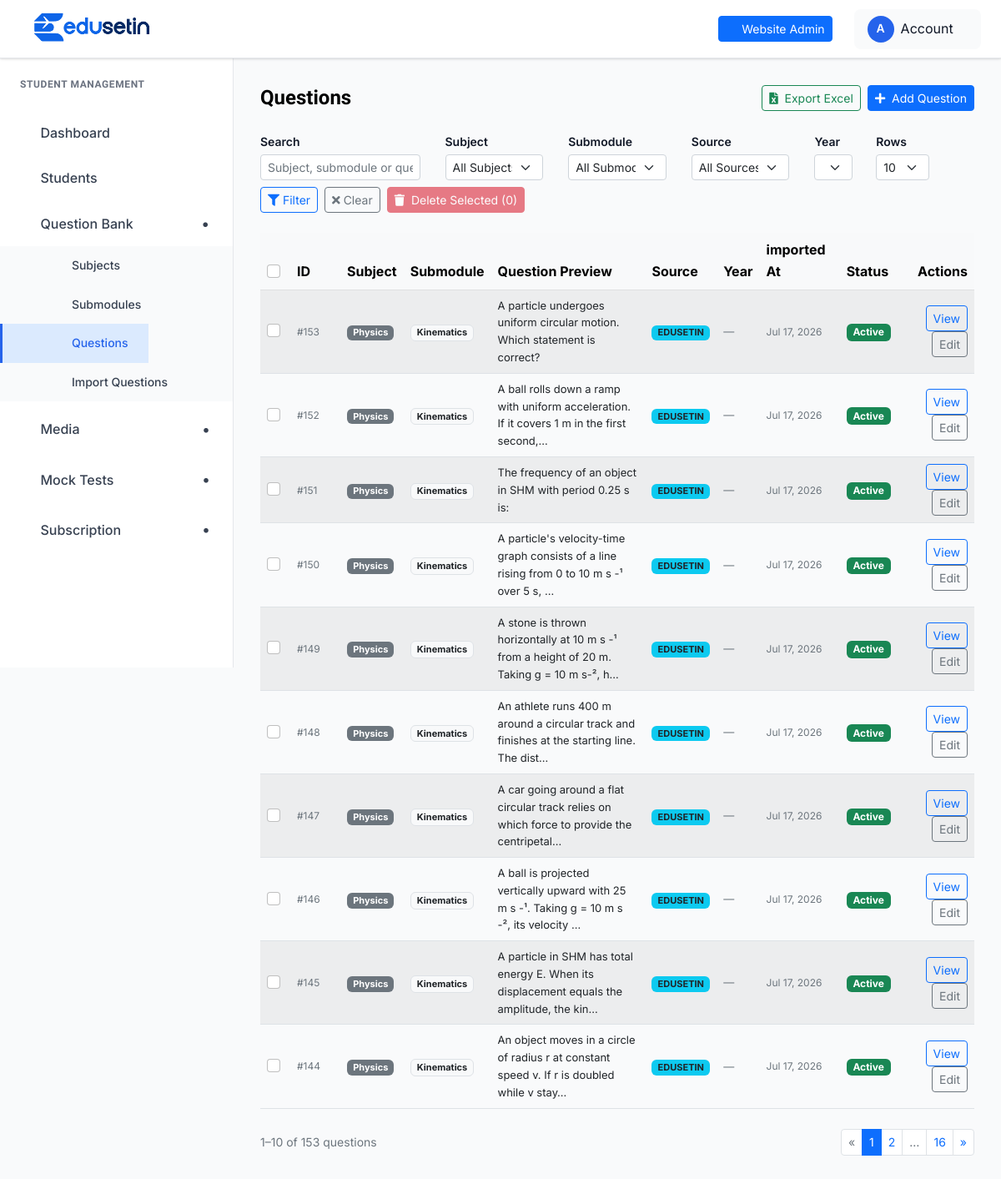
Screenshot of /student-management/questions/ (signed in) with the database file from the repository.
### student_management/models.py (models this page shows, shortened)
class Question(models.Model):
    ANSWER_CHOICES = [
        ('A', 'A'),
        ('B', 'B'),
        ('C', 'C'),
        ('D', 'D'),
        ('E', 'E'),
    ]
    SOURCE_CHOICES = [
        ('PYQ', 'PYQ'),
        ('EDUSETIN', 'EDUSETIN'),
        ('OTHER', 'OTHER'),
    ]
    subject = models.ForeignKey(Subject, on_delete=models.CASCADE, related_name='questions')
    submodule = models.ForeignKey(
        SubModule,
        on_delete=models.SET_NULL,
        related_name='questions',
        blank=True,
        null=True,
    )
    question_text = models.TextField()
    option_a = models.TextField()
    option_b = models.TextField()
    option_c = models.TextField()
    option_d = models.TextField()
    option_e = models.TextField(blank=True, null=True)
    correct_answer = models.CharField(max_length=1, choices=ANSWER_CHOICES)
    explanation = models.TextField(blank=True, null=True)
    source = models.CharField(max_length=20, choices=SOURCE_CHOICES, blank=True, null=True)
    year = models.PositiveIntegerField(blank=True, null=True)
    is_active = models.BooleanField(default=True)
    created_at = models.DateTimeField(auto_now_add=True)
    requires_question_image = models.BooleanField(default=False)
    requires_option_a_image = models.BooleanField(default=False)
    requires_option_b_image = models.BooleanField(default=False)
    requires_option_c_image = models.BooleanField(default=False)
    requires_option_d_image = models.BooleanField(default=False)
    requires_option_e_image = models.BooleanField(default=False)
    media_uploaded = models.BooleanField(default=False)
    class Meta:
        ordering = ['-created_at']

class Subject(models.Model):
    name = models.CharField(max_length=200, unique=True)
    description = models.TextField(blank=True, null=True)
    image = models.ImageField(upload_to='subjects/', blank=True, null=True)
    is_active = models.BooleanField(default=True)
    created_at = models.DateTimeField(auto_now_add=True)
    class Meta:
        ordering = ['-created_at']

class SubModule(models.Model):
    subject = models.ForeignKey(Subject, on_delete=models.CASCADE, related_name='submodules')
    name = models.CharField(max_length=200)
    slug = models.SlugField(max_length=220, unique=True, blank=True)
    description = models.TextField(blank=True, null=True)
    image = models.ImageField(upload_to='submodules/', blank=True, null=True)
    order = models.PositiveIntegerField(default=0)
    is_active = models.BooleanField(default=True)
    created_at = models.DateTimeField(auto_now_add=True)
    class Meta:
        ordering = ['subject__name', 'order', 'name']
        unique_together = ('subject', 'name')
        verbose_name = "Submodule"
        verbose_name_plural = "Submodules"

### student_management/views.py (the view)
# urls.py: path('questions/', views.question_list, name='question_list'),
@admin_login_required
def question_list(request):
    questions = Question.objects.select_related('subject', 'submodule').order_by('-created_at')
    subjects = Subject.objects.filter(is_active=True).order_by('name')
    submodules = SubModule.objects.filter(is_active=True).select_related('subject').order_by('subject__name', 'order', 'name')
    sources = Question.SOURCE_CHOICES
    years = Question.objects.exclude(year__isnull=True).values_list('year', flat=True).distinct().order_by('-year')
    subject_id = request.GET.get('subject')
    submodule_id = request.GET.get('submodule')
    source = request.GET.get('source')
    year = request.GET.get('year')
    if subject_id:
        questions = questions.filter(subject_id=subject_id)
    if submodule_id:
        questions = questions.filter(submodule_id=submodule_id)
    if source:
        questions = questions.filter(source=source)
    if year:
        questions = questions.filter(year=year)
    context = {
        'questions': questions,
        'subjects': subjects,
        'submodules':submodules,
        'sources': sources,
        'years': years,
        'selected_subject': subject_id,
        'selected_submodule': submodule_id,
        'selected_source': source,
        'selected_year': year,
    }
    return render(request, 'student_management/question_list.html', context)

### templates/student_management/question_list.html (shortened to what this page needs)
{% extends "student_management/base.html" %}
{% block content %}
<div class="dashboard__form__wraper">
    <div class="d-flex flex-wrap justify-content-between align-items-center gap-2 mb-4">
        <h4 class="mb-0">Questions</h4>
        <div class="d-flex gap-2 flex-wrap">
            <a id="exportBtn" href="{% url 'student_management:question_export_excel' %}"
               class="btn btn-sm btn-outline-success">
                <i class="fas fa-file-excel me-1"></i> Export Excel
            </a>
            <a href="{% url 'student_management:question_create' %}"
               class="btn btn-sm btn-primary">
                <i class="fas fa-plus me-1"></i> Add Question
            </a>
        </div>
    </div>
    <div class="row g-2 align-items-end mb-3">
        <div class="col-12 col-md-4 col-lg-3">
            <label class="form-label small fw-semibold mb-1">Search</label>
            <input type="text" id="questionSearchInput"
                   class="form-control form-control-sm"
                   placeholder="Subject, submodule or question…">
        </div>
        <div class="col-12 col-md-3 col-lg-2">
            <label class="form-label small fw-semibold mb-1">Subject</label>
            <select id="subjectFilterSelect" class="form-select form-select-sm">
                <option value="">All Subjects</option>
            </select>
        </div>
        <div class="col-12 col-md-3 col-lg-2">
            <label class="form-label small fw-semibold mb-1">Submodule</label>
            <select id="submoduleFilterSelect" class="form-select form-select-sm">
                <option value="">All Submodules</option>
            </select>
        </div>
        <div class="col-12 col-md-2 col-lg-2">
            <label class="form-label small fw-semibold mb-1">Source</label>
            <select id="sourceFilterSelect" class="form-select form-select-sm">
                <option value="">All Sources</option>
            </select>
        </div>
        <div class="col-6 col-md-1 col-lg-1">
            <label class="form-label small fw-semibold mb-1">Year</label>
            <select id="yearFilterSelect" class="form-select form-select-sm">
                <option value="">All</option>
            </select>
        </div>
        <div class="col-auto">
            <label class="form-label small fw-semibold mb-1">Rows</label>
            <select id="pageSizeSelect" class="form-select form-select-sm" style="width:auto;">
                <option value="10" selected>10</option>
            </select>
        </div>
        <div class="col-auto d-flex gap-2 align-items-end">
            <button type="button" class="btn btn-outline-primary btn-sm" id="applyFilterBtn">
                <i class="fas fa-filter"></i> Filter
            </button>
            <button type="button" class="btn btn-outline-secondary btn-sm" id="clearFiltersBtn">
                <i class="fas fa-times"></i> Clear
            </button>
             <button type="button" class="btn btn-danger btn-sm ms-auto" id="bulkDeleteBtn" disabled
                    data-bs-toggle="modal" data-bs-target="#bulkDeleteModal">
                <i class="fas fa-trash me-1"></i> Delete Selected (<span id="bulkBtnCount">0</span>)
            </button>
        </div>
    </div>
    <form method="post" action="{% url 'student_management:question_bulk_delete' %}" id="bulkDeleteForm">
        <div class="table-responsive">
            <table class="table table-striped table-hover align-middle" id="questionsTable">
                <thead class="table-light">
                    <tr>
                        <th style="width:36px;">
                            <input type="checkbox" id="selectAllCheckbox" class="form-check-input">
                        </th>
                        <th style="width:60px;">ID</th>
                        <th>Subject</th>
                        <th>Submodule</th>
                        <th>Question Preview</th>
                        <th>Source</th>
                        <th>Year</th>
                        <th>imported At</th>
                        <th>Status</th>
                        <th class="text-end">Actions</th>
                    </tr>
                </thead>
                <tbody id="questionsTableBody">
                    {% for question in questions %}
                    <tr
                        data-subject-id="{{ question.subject.id }}"
                        data-subject="{{ question.subject.name|lower }}"
                        data-submodule-id="{{ question.submodule.id|default:'' }}"
                        data-submodule="{{ question.submodule.name|lower|default:'' }}"
                        data-preview="{{ question.question_text|lower|truncatechars:200 }}"
                        data-source="{{ question.source|default:''|lower }}"
                        data-year="{{ question.year|default:'' }}"
                        data-created="{{ question.created_at|date:'Y-m-d' }}"
                        data-status="{% if question.is_active %}active{% else %}inactive{% endif %}"
                    >
                        <td>
                            <input type="checkbox" class="form-check-input row-check"
                                   name="question_ids" value="{{ question.id }}">
                        </td>
                        <td class="text-muted" style="font-size:12px;">#{{ question.id }}</td>
                        <td>
                            <span class="badge bg-secondary" style="font-size:11px;">{{ question.subject.name }}</span>
                        </td>
                        <td>
                            {% if question.submodule %}
                                <span class="badge bg-light text-dark border" style="font-size:11px;">{{ question.submodule.name }}</span>
                            {% else %}
                                <span class="text-muted">—</span>
                            {% endif %}
                        </td>
                        <td style="max-width:300px; font-size:13px;">{{ question.question_text|truncatechars:90 }}</td>
                        <td>
                            {% if question.source %}
                                <span class="badge bg-info text-dark" style="font-size:11px;">{{ question.source }}</span>
                            {% else %}
                                <span class="text-muted">—</span>
                            {% endif %}
                        </td>
                        <td class="text-muted" style="font-size:13px;">{{ question.year|default:"—" }}</td>
                        <td class="text-muted" style="font-size:12px;">{{ question.created_at|date:"M j, Y" }}</td>
                        <td>
                            {% if question.is_active %}
                                <span class="badge bg-success">Active</span>
                            {% else %}
                                <span class="badge bg-secondary">Inactive</span>
                            {% endif %}
                        </td>
                        <td class="text-end">
                            <a href="{% url 'student_management:question_detail' question.id %}"
                               class="btn btn-sm btn-outline-primary">View</a>
                            <a href="{% url 'student_management:question_edit' question.id %}"
                               class="btn btn-sm btn-outline-secondary">Edit</a>
                        </td>
                    </tr>
                    {% endfor %}
                </tbody>
            </table>
        </div>
    </form>
    <div class="d-flex flex-wrap align-items-center justify-content-between mt-2 gap-2">
        <span class="text-muted small" id="rowCountLabel2"></span>
        <nav id="paginationNav" aria-label="Questions pagination"></nav>
    </div>
</div>
{% endblock %}

### rows the page displays
Question: id "153", subject.name "Physics", submodule.name "Kinematics", question_text "A particle undergoes uniform circular motion. Which statement is correct?", source "EDUSETIN", year "—", created_at "Jul 17, 2026", is_active "Active"
Question: id "152", subject.name "Physics", submodule.name "Kinematics", question_text "A ball rolls down a ramp with uniform acceleration. If it covers 1 m in the first second,…", source "EDUSETIN", year "—", created_at "Jul 17, 2026", is_active "Active"
Question: id "151", subject.name "Physics", submodule.name "Kinematics", question_text "The frequency of an object in SHM with period 0.25 s is:", source "EDUSETIN", year "—", created_at "Jul 17, 2026", is_active "Active"
Question: id "150", subject.name "Physics", submodule.name "Kinematics", question_text "A particle's velocity-time graph consists of a line rising from 0 to 10 m s -¹ over 5 s, …", source "EDUSETIN", year "—", created_at "Jul 17, 2026", is_active "Active"
Question: id "149", subject.name "Physics", submodule.name "Kinematics", question_text "A stone is thrown horizontally at 10 m s -¹ from a height of 20 m. Taking g = 10 m s-², h…", source "EDUSETIN", year "—", created_at "Jul 17, 2026", is_active "Active"
Question: id "148", subject.name "Physics", submodule.name "Kinematics", question_text "An athlete runs 400 m around a circular track and finishes at the starting line. The dist…", source "EDUSETIN", year "—", created_at "Jul 17, 2026", is_active "Active"
Question: id "147", subject.name "Physics", submodule.name "Kinematics", question_text "A car going around a flat circular track relies on which force to provide the centripetal…", source "EDUSETIN", year "—", created_at "Jul 17, 2026", is_active "Active"
Question: id "146", subject.name "Physics", submodule.name "Kinematics", question_text "A ball is projected vertically upward with 25 m s -¹. Taking g = 10 m s -², its velocity …", source "EDUSETIN", year "—", created_at "Jul 17, 2026", is_active "Active"
Question: id "145", subject.name "Physics", submodule.name "Kinematics", question_text "A particle in SHM has total energy E. When its displacement equals the amplitude, the kin…", source "EDUSETIN", year "—", created_at "Jul 17, 2026", is_active "Active"
Question: id "144", subject.name "Physics", submodule.name "Kinematics", question_text "An object moves in a circle of radius r at constant speed v. If r is doubled while v stay…", source "EDUSETIN", year "—", created_at "Jul 17, 2026", is_active "Active"
